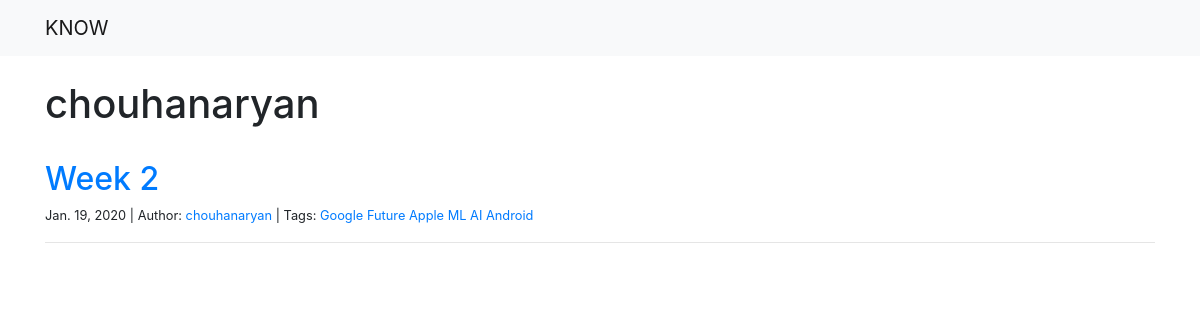
Screenshot of /author/chouhanaryan/ with the database file from the repository.
### blog/models.py (models this page shows, shortened)
class Author(models.Model):
    name = models.CharField(max_length=40)

class Post(models.Model):
    title = models.CharField(max_length=255)
    body = RichTextField()
    author = models.ForeignKey('Author', on_delete=models.CASCADE)
    created_on = models.DateTimeField(default=now)
    tags = models.ManyToManyField('Tag', related_name='posts')

class Tag(models.Model):
    name = models.CharField(max_length=20)

### blog/views.py (the view)
# urls.py: path("author/<author>/", views.author, name="author"),
def author(request, author):
    posts = Post.objects.filter(
        author__name__exact=author
    ).order_by('-created_on')
    context = {
        "author": author,
        "posts": posts
    }
    return render(request, "author.html", context)

### blog/templates/author.html
{% extends "base.html" %}
{% block page_content %}
<div>
    <br>
    <h1>{{ author }}</h1>
    <br>
    {% for post in posts %}
        <h2><a href="{% url 'detail' post.pk %}">{{ post.title }}</a></h2>
        <small>
            {{ post.created_on.date }} | Author: <a href="{% url 'author' author %}">{{ author }}</a> |
            Tags:
            {% for tag in post.tags.all %}
            <a href="{% url 'tag' tag.name %}">
                {{ tag.name }}
            </a>
            {% endfor %}
        </small>
        <hr>
        <br>
    {% endfor %}
</div>
{% endblock %}

### rows the page displays
Author: name "chouhanaryan"
Post: title "Week 2", created_on "Jan. 19, 2020", author "chouhanaryan"
Tag: name "Google"
Tag: name "Future"
Tag: name "Apple"
Tag: name "ML"
Tag: name "AI"
Tag: name "Android"
